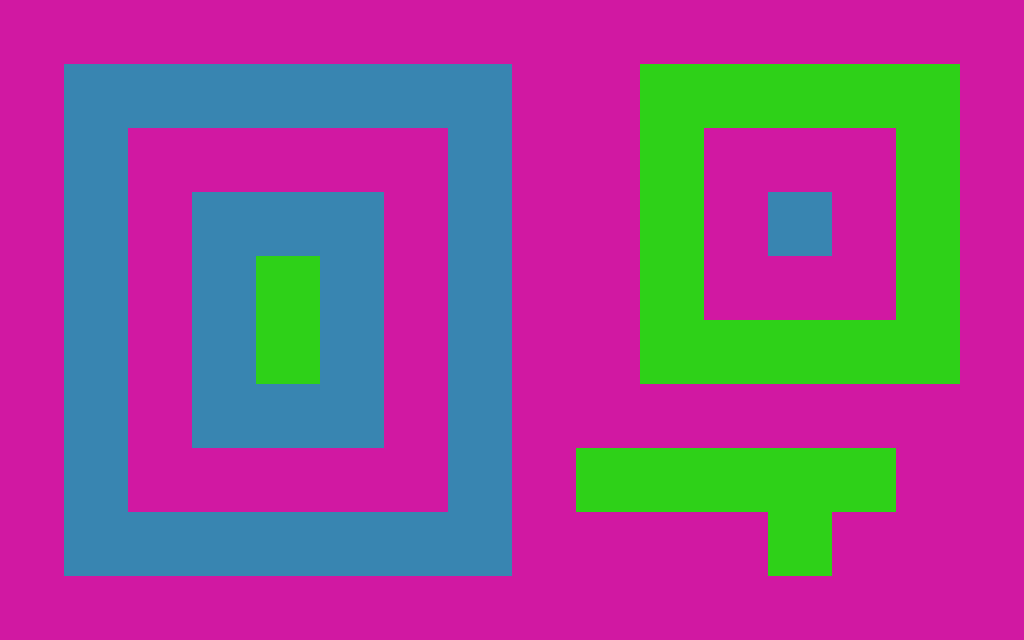

A level layout from a 2D game, rendered from its tile map. Below: a short description, then the map file with tile-grid data replaced by summaries:
An orthogonal 16x10 tile map with 64x64 px tiles, 3 tile layers (Tile Layer 1, Tile Layer 2, Tile Layer 3).

<map version="1.0" orientation="orthogonal" renderorder="right-down" width="16" height="10" tilewidth="64" tileheight="64">
 <properties>
  <property name="maxMoves" value="4" />
 </properties>
 <tileset firstgid="1" name="tiles" tilewidth="64" tileheight="64">
  <image source="tiles.jpg" width="640" height="128" />
 </tileset>
 <layer name="Tile Layer 1" width="16" height="10">
  <data>[160 cells, 37 non-empty, 1 distinct tile ids]</data>
 </layer>
 <layer name="Tile Layer 2" width="16" height="10">
  <data>[160 cells, 24 non-empty, 1 distinct tile ids]</data>
 </layer>
 <layer name="Tile Layer 3" width="16" height="10">
  <data>[160 cells, 99 non-empty, 1 distinct tile ids]</data>
 </layer>
</map>
